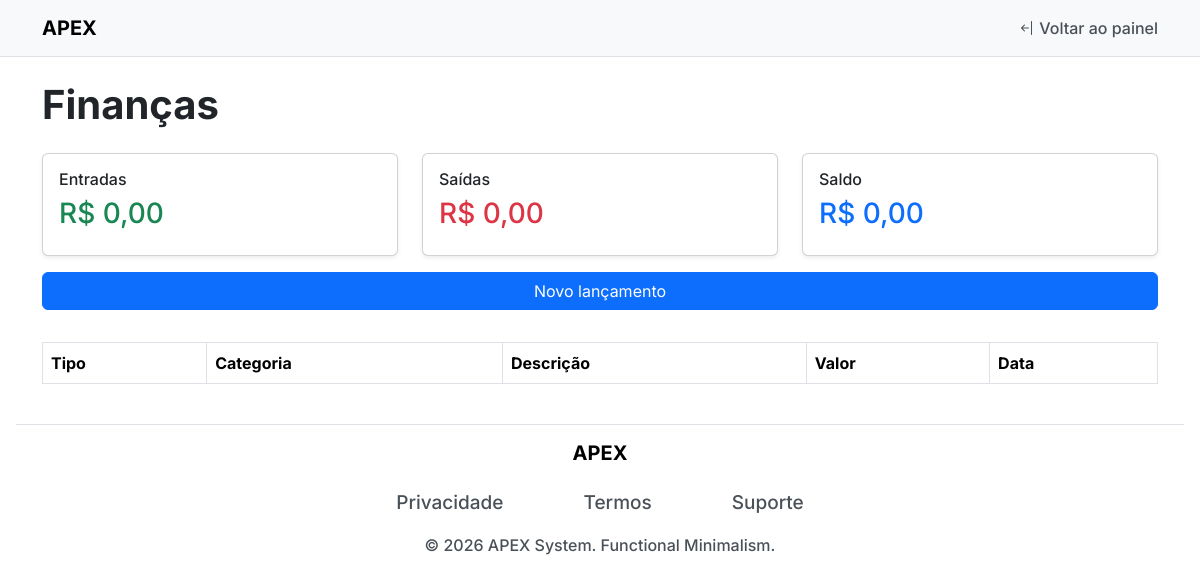
Page /pages/financas.php on the earlier database version.
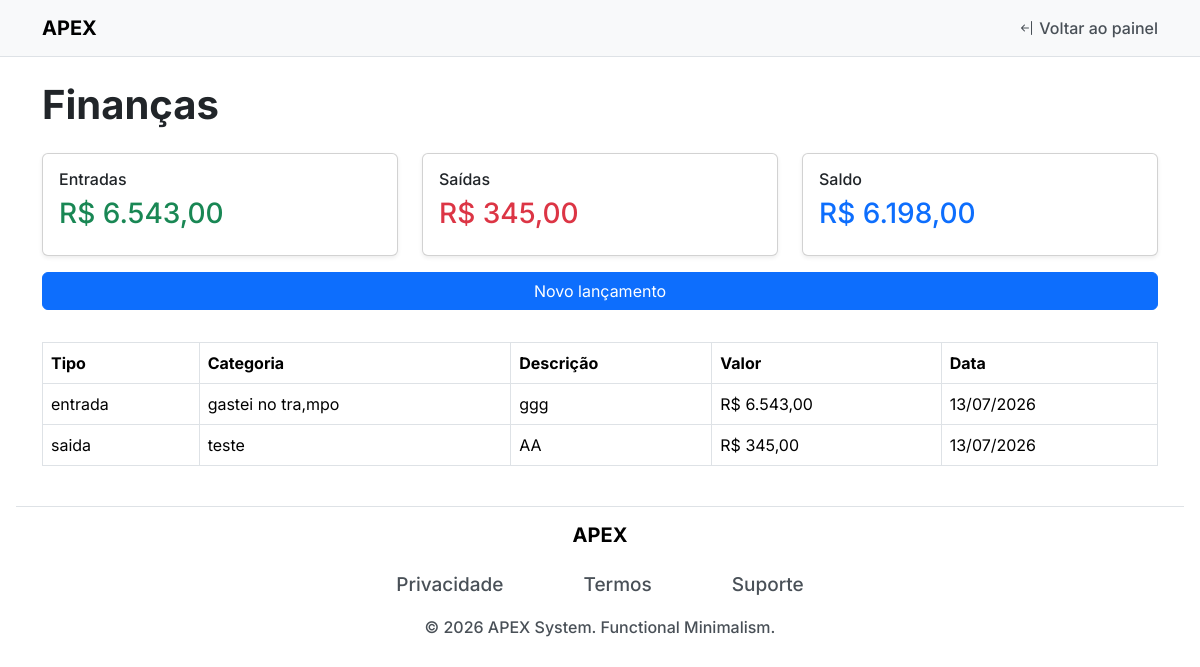
Same page on the later database version.
### tables this page shows
CREATE TABLE `transacoes` (
  `id` int(11) NOT NULL,
  `tipo` enum('entrada','saida') NOT NULL,
  `categoria` varchar(50) NOT NULL,
  `descricao` varchar(255) NOT NULL,
  `valor` decimal(10,2) NOT NULL,
  `data_lancamento` date NOT NULL
);

### pages/financas.php (the view, shortened to what this page needs)
<?php
require_once __DIR__ . "/../conf/db.php";
$sql = "SELECT * FROM transacoes ORDER BY data_lancamento DESC, id DESC";
$resultado = mysqli_query($conn, $sql);
$entradas = 0;
$saidas = 0;
while ($row = mysqli_fetch_assoc($resultado)) {
    if ($row['tipo'] === 'entrada') {
        $entradas += (float) $row['valor'];
    } else {
        $saidas += (float) $row['valor'];
    }
}
$saldo = $entradas - $saidas;
mysqli_data_seek($resultado, 0);
?>
<!doctype html>
<html lang="pt-br">
<?php $title = "Finanças"; include __DIR__ . "/../includes/header.php"; ?>
<body>
<?php include __DIR__ . "/../includes/navbarPages.php"; ?>
<main class="container mt-4 mb-4">
    <h1 class="title-index">Finanças</h1>
    <div class="row mt-4">
        <div class="col-md-4 mb-3">
            <div class="card shadow-sm">
                <div class="card-body">
                    <h6>Entradas</h6>
                    <h3 class="text-success">R$ <?= number_format($entradas, 2, ',', '.') ?></h3>
                </div>
            </div>
        </div>
        <div class="col-md-4 mb-3">
            <div class="card shadow-sm">
                <div class="card-body">
                    <h6>Saídas</h6>
                    <h3 class="text-danger">R$ <?= number_format($saidas, 2, ',', '.') ?></h3>
                </div>
            </div>
        </div>
        <div class="col-md-4 mb-3">
            <div class="card shadow-sm">
                <div class="card-body">
                    <h6>Saldo</h6>
                    <h3 class="text-primary">R$ <?= number_format($saldo, 2, ',', '.') ?></h3>
                </div>
            </div>
        </div>
    </div>
    <button class="btn btn-primary w-100 mb-3" data-bs-toggle="modal" data-bs-target="#modalNovo">
        Novo lançamento
    </button>
    <div class="table-responsive">
        <table class="table table-bordered align-middle mt-3">
            <thead>
                <tr>
                    <th>Tipo</th>
                    <th>Categoria</th>
                    <th>Descrição</th>
                    <th>Valor</th>
                    <th>Data</th>
                </tr>
            </thead>
            <tbody>
                <?php while ($row = mysqli_fetch_assoc($resultado)) { ?>
                    <tr>
                        <td><?= $row['tipo'] ?></td>
                        <td><?= $row['categoria'] ?></td>
                        <td><?= $row['descricao'] ?></td>
                        <td>R$ <?= number_format($row['valor'], 2, ',', '.') ?></td>
                        <td><?= date('d/m/Y', strtotime($row['data_lancamento'])) ?></td>
                    </tr>
                <?php } ?>
            </tbody>
        </table>
    </div>
</main>
<?php include __DIR__ . "/../includes/footer.php"; ?>
</body>
</html>

### includes/header.php (shortened to what this page needs)
<head>
    <link rel="stylesheet" href="<?=BASE_URL?>bootstrap/css/bootstrap.min.css">
    <link rel="stylesheet" href="https://cdn.jsdelivr.net/npm/bootstrap-icons@1.13.1/font/bootstrap-icons.min.css">
    <link rel="stylesheet" href="<?= BASE_URL ?>assets/css/style.css">
    <link rel="stylesheet" href="<?= BASE_URL ?>assets/css/darkmod.css">
</head>

### includes/navbarPages.php (shortened to what this page needs)
<nav class="navbar border-bottom">
    <div class="container justify-content-between">
        <a class="navbar-brand" href="<?= BASE_URL ?>index.php">
            <strong class="Logo">APEX</strong>
        </a>
        <a class="nav-link navPages" href="<?= BASE_URL ?>index.php">
            <i class="bi bi-arrow-bar-left"></i> Voltar ao painel
        </a>
    </div>
</nav>

### includes/footer.php
<footer class="border-top m-3">
    <h5 class="titleFooter mt-3">APEX</h5>
    <div class="d-flex justify-content-center gap-5">
        <a class="nav-link m-3 linkFooter" href="#">Privacidade</a>
        <a class="nav-link m-3 linkFooter" href="#">Termos</a>
        <a class="nav-link m-3 linkFooter" href="#">Suporte</a>
    </div>
    <p class="copy">© 2026 APEX System. Functional Minimalism.</p>
</footer>

### assets/css/style.css (style rules this page uses)
* { margin: 0%; padding: 0%; box-sizing: border-box; }
:root { --cor-principal: #000000; --cor-secundaria: #495057; --cor-terciaria: #adb5bd; --cor-neutra: #f8f9fa; --fonte: "Inter", sans-serif; }
body { font-family: var(--fonte); }
.Logo { color: var(--cor-principal); font-family: var(--fonte); }
nav { background-color: var(--cor-neutra) !important; }
.title-index { font-weight: 700; }
.titleFooter { text-align: center; color: var(--cor-principal); font-weight: 700; }
.linkFooter { color: var(--cor-secundaria); font-weight: 500; font-size: 19px; }
.copy { color: var(--cor-secundaria); font-weight: 500; text-align: center; }
.navPages { color: var(--cor-secundaria); font-weight: 500; }

Differences in the rows shown:
added transacoes: tipo "entrada", categoria "gastei no tra,mpo", descricao "ggg", valor "6.543,00", data_lancamento "13/07/2026"
added transacoes: tipo "saida", categoria "teste", descricao "AA", valor "345,00", data_lancamento "13/07/2026"
Other differences:
$entradas: "0,00" → "6.543,00"
$saidas: "0,00" → "345,00"
$saldo: "0,00" → "6.198,00"
